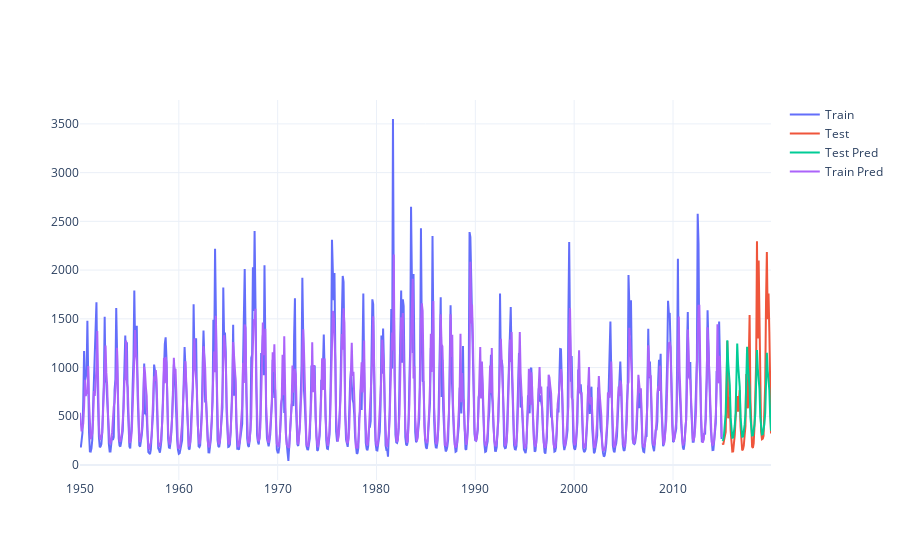

Here is the notebook cell this chart was saved with:
### Code cell
model = pm.auto_arima(train, seasonal=True, m=12, trace=True,
                      error_action='ignore',  
                      suppress_warnings=True, 
                      stepwise=True)

model.summary()
train_pred = model.predict_in_sample()
test_pred = model.predict(n_periods=len(test))

# calculate the R2

train_r2 = r2_score(train, train_pred)
test_r2 = r2_score(test, test_pred)
print(f'Train R2: {train_r2}, Test R2: {test_r2}')

# visualize the results using plotly
fig = go.Figure()
fig.add_trace(go.Scatter(x=train.index, y=train['flow(m^3/s)'], mode='lines', name='Train'))
fig.add_trace(go.Scatter(x=test.index, y=test['flow(m^3/s)'], mode='lines', name='Test'))
fig.add_trace(go.Scatter(x=test.index, y=test_pred, mode='lines', name='Test Pred'))
fig.add_trace(go.Scatter(x=train.index, y=train_pred, mode='lines', name='Train Pred'))
fig.show()
